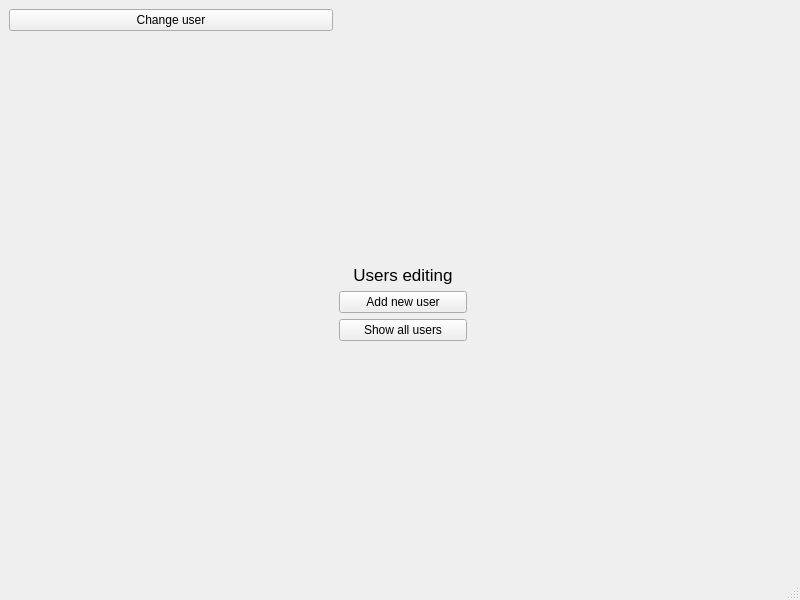
<?xml version="1.0" encoding="UTF-8"?>
<ui version="4.0">
 <class>AdminWindow</class>
 <widget class="QMainWindow" name="AdminWindow">
  <property name="geometry">
   <rect>
    <x>0</x>
    <y>0</y>
    <width>800</width>
    <height>600</height>
   </rect>
  </property>
  <property name="windowTitle">
   <string>AdminWindow</string>
  </property>
  <widget class="QWidget" name="centralwidget">
   <layout class="QGridLayout" name="gridLayout">
    <item row="0" column="0">
     <widget class="QPushButton" name="pushButton">
      <property name="text">
       <string>Change user</string>
      </property>
     </widget>
    </item>
    <item row="1" column="1">
     <spacer name="verticalSpacer">
      <property name="orientation">
       <enum>Qt::Vertical</enum>
      </property>
      <property name="sizeHint" stdset="0">
       <size>
        <width>20</width>
        <height>204</height>
       </size>
      </property>
     </spacer>
    </item>
    <item row="2" column="0">
     <spacer name="horizontalSpacer">
      <property name="orientation">
       <enum>Qt::Horizontal</enum>
      </property>
      <property name="sizeHint" stdset="0">
       <size>
        <width>264</width>
        <height>20</height>
       </size>
      </property>
     </spacer>
    </item>
    <item row="2" column="1">
     <layout class="QVBoxLayout" name="verticalLayout">
      <item>
       <widget class="QLabel" name="label">
        <property name="font">
         <font>
          <pointsize>13</pointsize>
         </font>
        </property>
        <property name="text">
         <string>   Users editing   </string>
        </property>
        <property name="alignment">
         <set>Qt::AlignCenter</set>
        </property>
       </widget>
      </item>
      <item>
       <widget class="QPushButton" name="pushBtnNewUser">
        <property name="text">
         <string>Add new user</string>
        </property>
       </widget>
      </item>
      <item>
       <widget class="QPushButton" name="pushBtnAllUsers">
        <property name="text">
         <string>Show all users</string>
        </property>
       </widget>
      </item>
     </layout>
    </item>
    <item row="2" column="2">
     <spacer name="horizontalSpacer_2">
      <property name="orientation">
       <enum>Qt::Horizontal</enum>
      </property>
      <property name="sizeHint" stdset="0">
       <size>
        <width>264</width>
        <height>20</height>
       </size>
      </property>
     </spacer>
    </item>
    <item row="3" column="1">
     <spacer name="verticalSpacer_2">
      <property name="orientation">
       <enum>Qt::Vertical</enum>
      </property>
      <property name="sizeHint" stdset="0">
       <size>
        <width>20</width>
        <height>203</height>
       </size>
      </property>
     </spacer>
    </item>
   </layout>
  </widget>
  <widget class="QMenuBar" name="menubar">
   <property name="geometry">
    <rect>
     <x>0</x>
     <y>0</y>
     <width>800</width>
     <height>21</height>
    </rect>
   </property>
  </widget>
  <widget class="QStatusBar" name="statusbar"/>
 </widget>
 <resources/>
 <connections/>
</ui>
